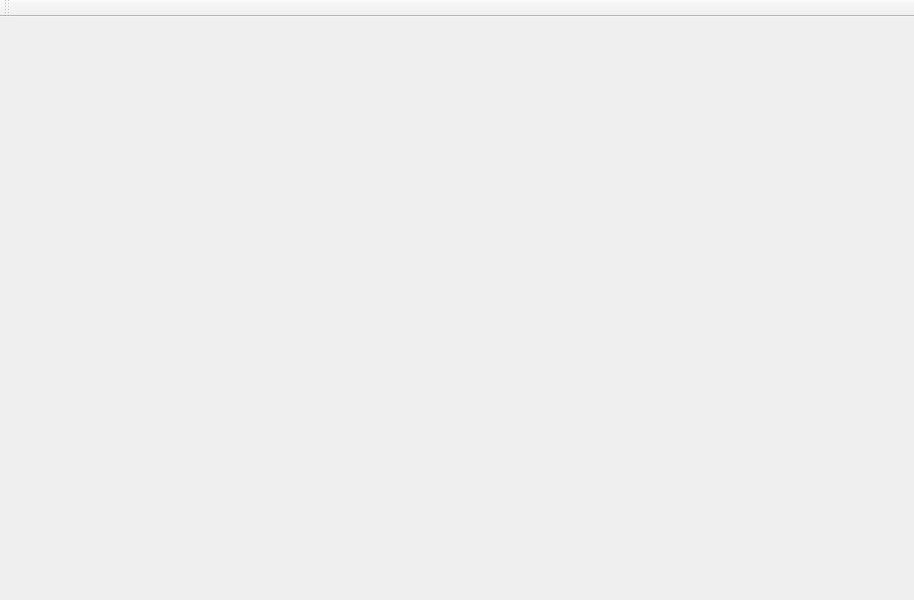
<?xml version="1.0" encoding="UTF-8"?>
<ui version="4.0">
 <class>WindowProject</class>
 <widget class="QMainWindow" name="WindowProject">
  <property name="geometry">
   <rect>
    <x>0</x>
    <y>0</y>
    <width>914</width>
    <height>600</height>
   </rect>
  </property>
  <property name="windowTitle">
   <string>MainWindow</string>
  </property>
  <widget class="QWidget" name="centralwidget">
   <layout class="QVBoxLayout" name="verticalLayout">
    <property name="leftMargin">
     <number>0</number>
    </property>
    <property name="topMargin">
     <number>0</number>
    </property>
    <property name="rightMargin">
     <number>0</number>
    </property>
    <property name="bottomMargin">
     <number>0</number>
    </property>
    <item>
     <widget class="ResizableScrollArea" name="scrollArea">
      <property name="frameShape">
       <enum>QFrame::NoFrame</enum>
      </property>
      <property name="verticalScrollBarPolicy">
       <enum>Qt::ScrollBarAsNeeded</enum>
      </property>
      <property name="widgetResizable">
       <bool>true</bool>
      </property>
      <property name="alignment">
       <set>Qt::AlignCenter</set>
      </property>
      <widget class="QWidget" name="scrollAreaWidgetContents">
       <property name="geometry">
        <rect>
         <x>0</x>
         <y>0</y>
         <width>914</width>
         <height>583</height>
        </rect>
       </property>
       <layout class="QVBoxLayout" name="scrollAreaLayout"/>
      </widget>
     </widget>
    </item>
   </layout>
  </widget>
  <widget class="QToolBar" name="toolBar">
   <property name="windowTitle">
    <string>toolBar</string>
   </property>
   <property name="iconSize">
    <size>
     <width>16</width>
     <height>16</height>
    </size>
   </property>
   <property name="toolButtonStyle">
    <enum>Qt::ToolButtonTextBesideIcon</enum>
   </property>
   <attribute name="toolBarArea">
    <enum>TopToolBarArea</enum>
   </attribute>
   <attribute name="toolBarBreak">
    <bool>false</bool>
   </attribute>
  </widget>
  <action name="actionConnect">
   <property name="icon">
    <iconset resource="res.qrc">
     <normaloff>:/icons/file/script_start.png</normaloff>:/icons/file/script_start.png</iconset>
   </property>
   <property name="text">
    <string>Start</string>
   </property>
  </action>
  <action name="actionDisconnect">
   <property name="enabled">
    <bool>false</bool>
   </property>
   <property name="icon">
    <iconset resource="res.qrc">
     <normaloff>:/icons/file/script_stop.png</normaloff>:/icons/file/script_stop.png</iconset>
   </property>
   <property name="text">
    <string>Stop</string>
   </property>
  </action>
  <action name="actionSerial_Configuration">
   <property name="icon">
    <iconset resource="res.qrc">
     <normaloff>:/icons/file/port.png</normaloff>:/icons/file/port.png</iconset>
   </property>
   <property name="text">
    <string>Serial port</string>
   </property>
  </action>
  <action name="actionChannels">
   <property name="icon">
    <iconset resource="res.qrc">
     <normaloff>:/icons/variables/tag_blue.png</normaloff>:/icons/variables/tag_blue.png</iconset>
   </property>
   <property name="text">
    <string>Channels</string>
   </property>
  </action>
  <action name="actionCharts">
   <property name="icon">
    <iconset resource="res.qrc">
     <normaloff>:/icons/charts/chart_line_link.png</normaloff>:/icons/charts/chart_line_link.png</iconset>
   </property>
   <property name="text">
    <string>Charts</string>
   </property>
  </action>
  <action name="actionPause">
   <property name="checkable">
    <bool>true</bool>
   </property>
   <property name="enabled">
    <bool>false</bool>
   </property>
   <property name="icon">
    <iconset resource="res.qrc">
     <normaloff>:/icons/file/stopwatch_pause.png</normaloff>:/icons/file/stopwatch_pause.png</iconset>
   </property>
   <property name="text">
    <string>Pause</string>
   </property>
  </action>
 </widget>
 <customwidgets>
  <customwidget>
   <class>ResizableScrollArea</class>
   <extends>QScrollArea</extends>
   <header>ui/resizablescrollarea.h</header>
   <container>1</container>
  </customwidget>
 </customwidgets>
 <resources>
  <include location="res.qrc"/>
 </resources>
 <connections/>
</ui>
